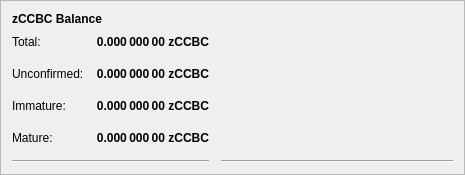
         <widget class="QFrame" name="frame_4">
          <property name="geometry">
           <rect>
            <x>0</x>
            <y>0</y>
            <width>465</width>
            <height>171</height>
           </rect>
          </property>
          <property name="frameShape">
           <enum>QFrame::StyledPanel</enum>
          </property>
          <property name="frameShadow">
           <enum>QFrame::Raised</enum>
          </property>
          <layout class="QVBoxLayout" name="verticalLayout_7">
           <item>
            <layout class="QHBoxLayout" name="horizontalLayout_8" stretch="0">
             <item>
              <widget class="QLabel" name="label_5z_3">
               <property name="maximumSize">
                <size>
                 <width>16777215</width>
                 <height>20</height>
                </size>
               </property>
               <property name="font">
                <font>
                 <weight>75</weight>
                 <bold>true</bold>
                </font>
               </property>
               <property name="text">
                <string>zCCBC Balance</string>
               </property>
              </widget>
             </item>
            </layout>
           </item>
           <item>
            <layout class="QGridLayout" name="gridLayout_5">
             <property name="spacing">
              <number>12</number>
             </property>
             <item row="4" column="0">
              <widget class="QLabel" name="labelzBalanceMatureText">
               <property name="toolTip">
                <string>
                                  Mature: more than 20 confirmation and more than 1 mints of the same denomination after it was minted.
                                  These zCCBC are spendable.
                                </string>
               </property>
               <property name="text">
                <string>Mature:</string>
               </property>
              </widget>
             </item>
             <item row="5" column="0" colspan="2">
              <widget class="Line" name="lineSpendableBalance_5">
               <property name="orientation">
                <enum>Qt::Horizontal</enum>
               </property>
              </widget>
             </item>
             <item row="1" column="1">
              <widget class="QLabel" name="labelzBalance">
               <property name="font">
                <font>
                 <weight>75</weight>
                 <bold>true</bold>
                </font>
               </property>
               <property name="cursor">
                <cursorShape>IBeamCursor</cursorShape>
               </property>
               <property name="toolTip">
                <string>All available zCCBC, unconfirmed and immature zCCBC included.</string>
               </property>
               <property name="text">
                <string notr="true">0.000 000 00 zCCBC</string>
               </property>
               <property name="alignment">
                <set>Qt::AlignRight|Qt::AlignTrailing|Qt::AlignVCenter</set>
               </property>
               <property name="textInteractionFlags">
                <set>Qt::LinksAccessibleByMouse|Qt::TextSelectableByKeyboard|Qt::TextSelectableByMouse</set>
               </property>
              </widget>
             </item>
             <item row="5" column="2">
              <widget class="Line" name="lineWatchBalance_5">
               <property name="sizePolicy">
                <sizepolicy hsizetype="Preferred" vsizetype="Fixed">
                 <horstretch>0</horstretch>
                 <verstretch>0</verstretch>
                </sizepolicy>
               </property>
               <property name="minimumSize">
                <size>
                 <width>140</width>
                 <height>0</height>
                </size>
               </property>
               <property name="orientation">
                <enum>Qt::Horizontal</enum>
               </property>
              </widget>
             </item>
             <item row="1" column="0">
              <widget class="QLabel" name="labelzBalanceText">
               <property name="toolTip">
                <string>All available zCCBC, unconfirmed and immature zCCBC included.</string>
               </property>
               <property name="text">
                <string>Total:</string>
               </property>
              </widget>
             </item>
             <item row="1" column="2">
              <spacer name="horizontalSpacer_8">
               <property name="orientation">
                <enum>Qt::Horizontal</enum>
               </property>
               <property name="sizeHint" stdset="0">
                <size>
                 <width>40</width>
                 <height>20</height>
                </size>
               </property>
              </spacer>
             </item>
             <item row="4" column="2">
              <spacer name="horizontalSpacer_4">
               <property name="orientation">
                <enum>Qt::Horizontal</enum>
               </property>
               <property name="sizeHint" stdset="0">
                <size>
                 <width>40</width>
                 <height>20</height>
                </size>
               </property>
              </spacer>
             </item>
             <item row="4" column="1">
              <widget class="QLabel" name="labelzBalanceMature">
               <property name="font">
                <font>
                 <weight>75</weight>
                 <bold>true</bold>
                </font>
               </property>
               <property name="toolTip">
                <string>
                                  Mature: more than 20 confirmation and more than 1 mints of the same denomination after it was minted.
                                  These zCCBC are spendable.
                                </string>
               </property>
               <property name="text">
                <string>0.000 000 00 zCCBC</string>
               </property>
               <property name="alignment">
                <set>Qt::AlignRight|Qt::AlignTrailing|Qt::AlignVCenter</set>
               </property>
              </widget>
             </item>
             <item row="2" column="0">
              <widget class="QLabel" name="labelzBalanceUnconfirmedText">
               <property name="toolTip">
                <string>
                                  Unconfirmed: less than 20 confirmations
                                  Immature: confirmed, but less than 1 mints of the same denomination after it was minted
                                </string>
               </property>
               <property name="text">
                <string>Unconfirmed:</string>
               </property>
              </widget>
             </item>
             <item row="2" column="1">
              <widget class="QLabel" name="labelzBalanceUnconfirmed">
               <property name="font">
                <font>
                 <weight>75</weight>
                 <bold>true</bold>
                </font>
               </property>
               <property name="toolTip">
                <string>
                                  Unconfirmed: less than 20 confirmations
                                  Immature: confirmed, but less than 1 mints of the same denomination after it was minted
                                </string>
               </property>
               <property name="text">
                <string>0.000 000 00 zCCBC</string>
               </property>
               <property name="alignment">
                <set>Qt::AlignRight|Qt::AlignTrailing|Qt::AlignVCenter</set>
               </property>
              </widget>
             </item>
             <item row="2" column="2">
              <spacer name="horizontalSpacer_5">
               <property name="orientation">
                <enum>Qt::Horizontal</enum>
               </property>
               <property name="sizeHint" stdset="0">
                <size>
                 <width>40</width>
                 <height>20</height>
                </size>
               </property>
              </spacer>
             </item>
             <item row="3" column="0">
              <widget class="QLabel" name="labelzBalanceImmatureText">
               <property name="toolTip">
                <string>
                                  Unconfirmed: less than 20 confirmations
                                  Immature: confirmed, but less than 1 mints of the same denomination after it was minted
                                </string>
               </property>
               <property name="text">
                <string>Immature:</string>
               </property>
              </widget>
             </item>
             <item row="3" column="1">
              <widget class="QLabel" name="labelzBalanceImmature">
               <property name="font">
                <font>
                 <weight>75</weight>
                 <bold>true</bold>
                </font>
               </property>
               <property name="toolTip">
                <string>
                                  Unconfirmed: less than 20 confirmations
                                  Immature: confirmed, but less than 1 mints of the same denomination after it was minted
                                </string>
               </property>
               <property name="text">
                <string>0.000 000 00 zCCBC</string>
               </property>
               <property name="alignment">
                <set>Qt::AlignRight|Qt::AlignTrailing|Qt::AlignVCenter</set>
               </property>
              </widget>
             </item>
             <item row="3" column="2">
              <spacer name="horizontalSpacer_7">
               <property name="orientation">
                <enum>Qt::Horizontal</enum>
               </property>
               <property name="sizeHint" stdset="0">
                <size>
                 <width>40</width>
                 <height>20</height>
                </size>
               </property>
              </spacer>
             </item>
            </layout>
           </item>
          </layout>
         </widget>
